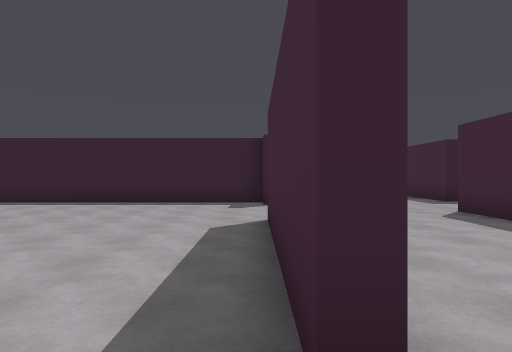
view 1 (above)

24 first-person views from a walk through a 3-D level made in the Unity game engine. The camera is 1.5 m above the floor, looks level and sees 75° across. The floor is counted in squares, 2 m on a side. Each view is taken from the middle of a square. On the plan, view 1 faces up. The plan holds only what a view shows up to about 11 squares ahead; the rest is blank. The place goes on beyond the plan.

view 2
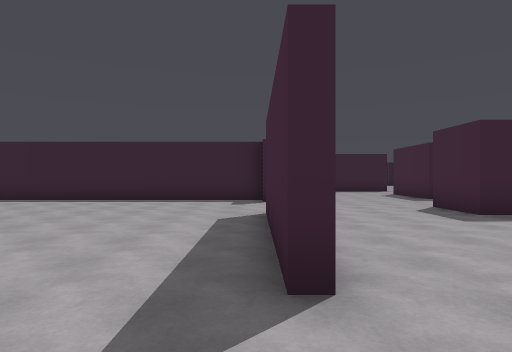

view 3
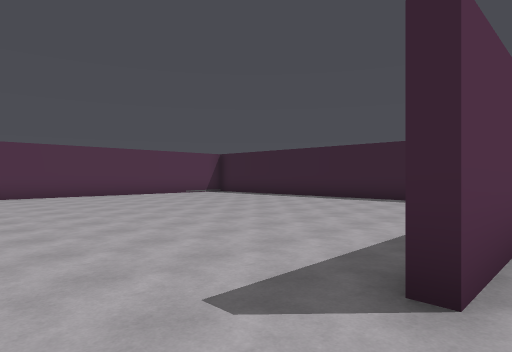

view 4
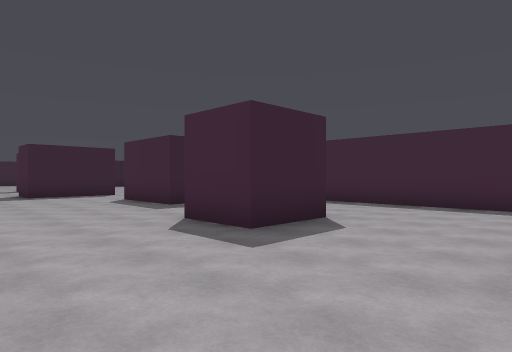

view 5
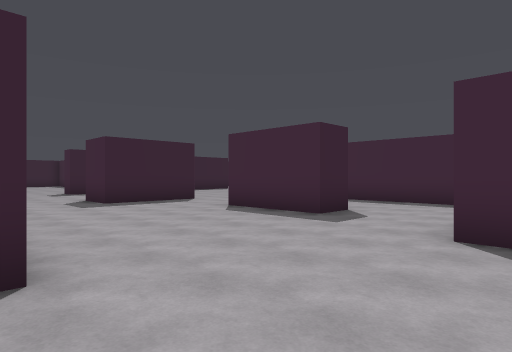

view 6
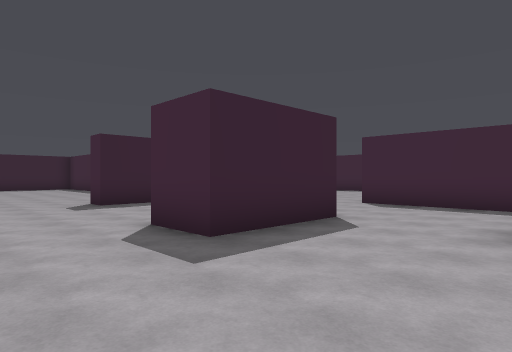

view 7
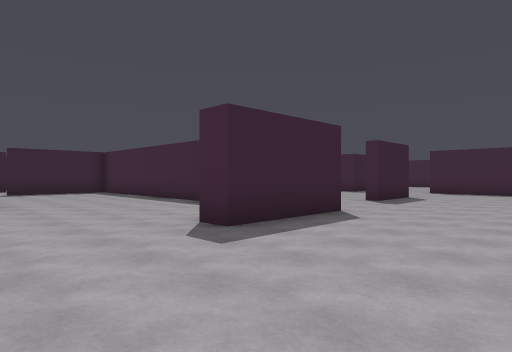

view 8
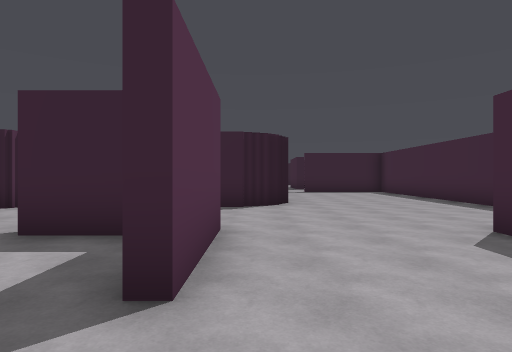

view 9
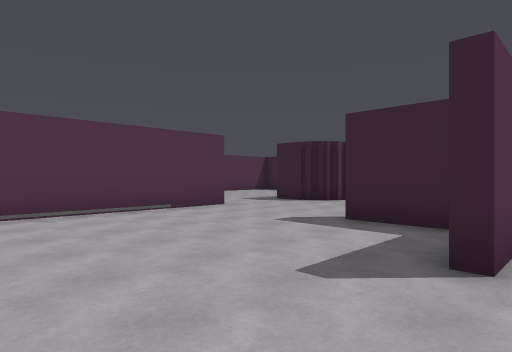

view 10
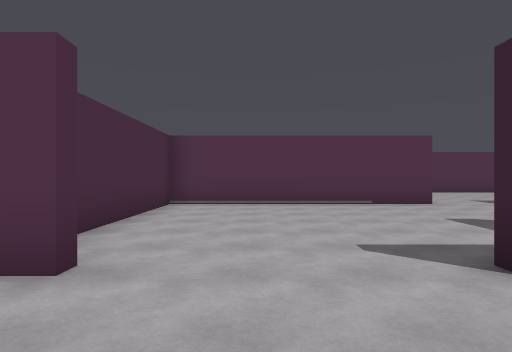

view 11
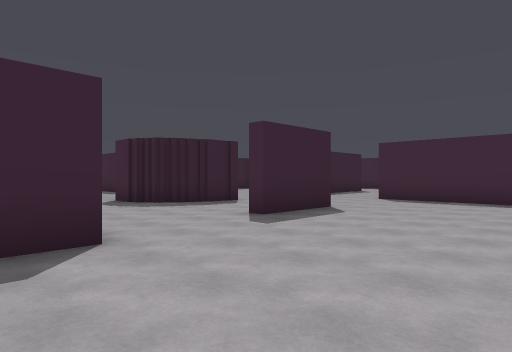

view 12
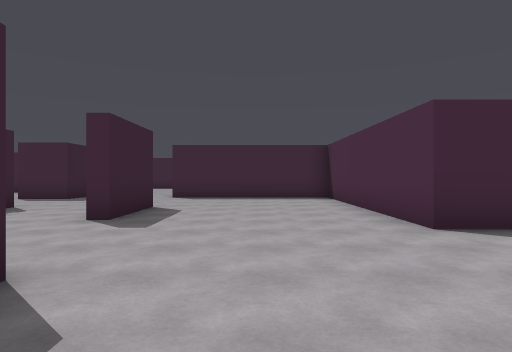

view 13
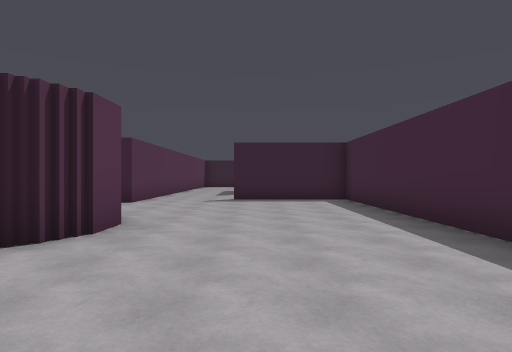

view 14
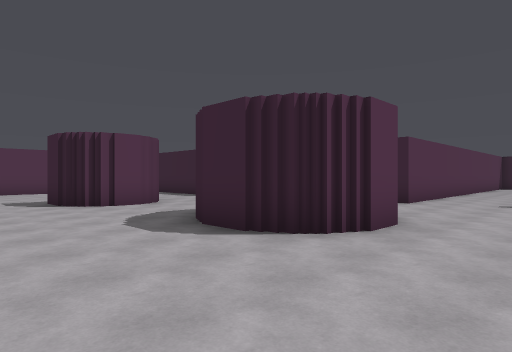

view 15
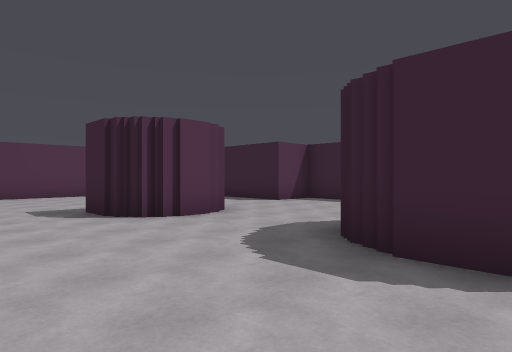

view 16
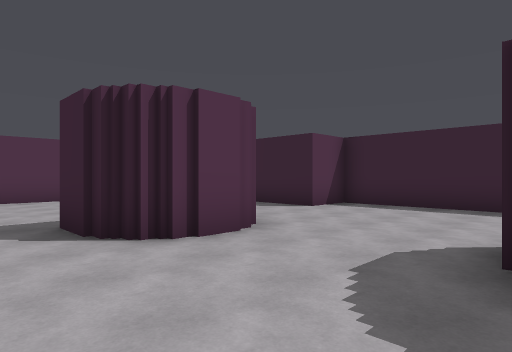

view 17
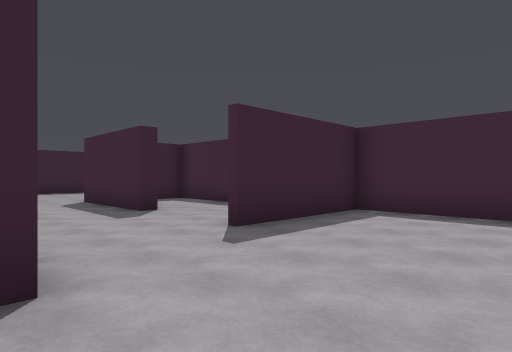

view 18
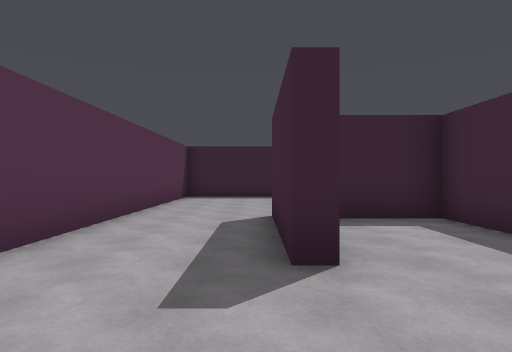

view 19
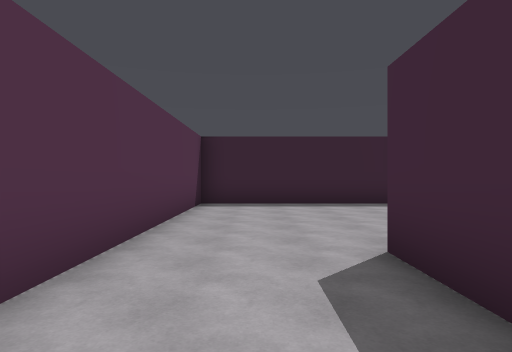

view 20
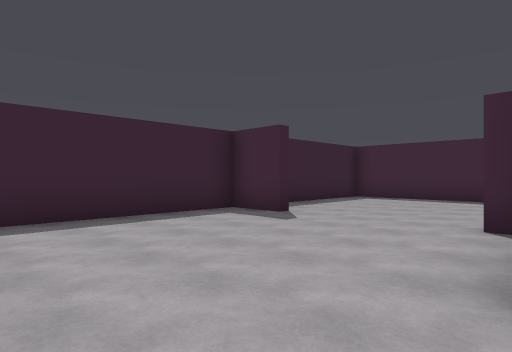

view 21
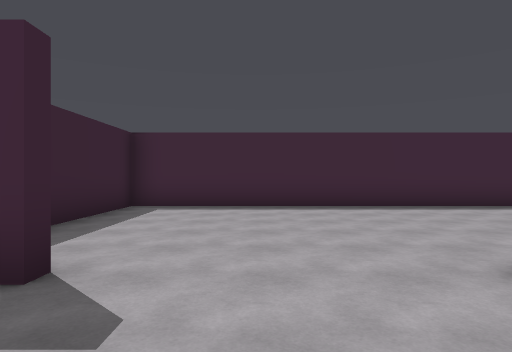

view 22
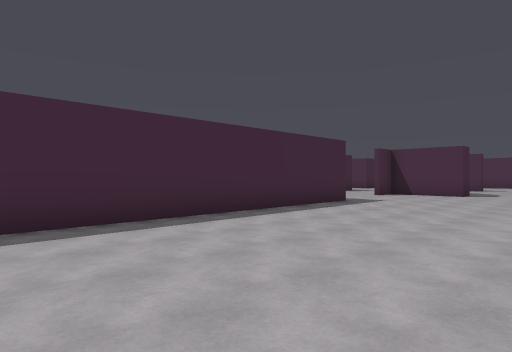

view 23
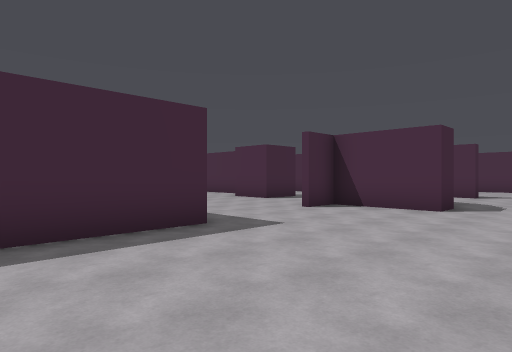

view 24
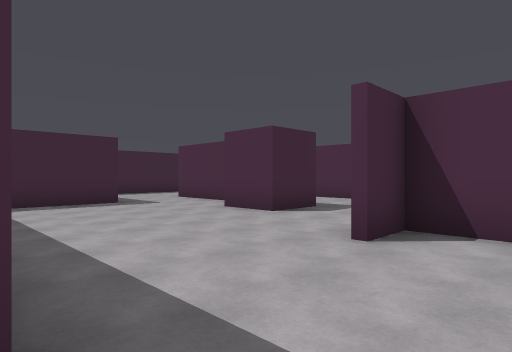

### Floor plan
Key: @ floor where view 1 was taken; # wall or solid block; . floor.
Columns run from 12 left of view 1 to 21 right of it. Each row starts with its distance up from view 1.
 45             ######## #####
 44             #......#.....#
 43             #............#
 42             #............#
 41             #............#
 40             #......#.....#
 39             #...####.....#
 38             #...#..#.....#
 37             #...#..#.....#
 36             #...#.. .....#
 35             #.....  .....#
 34             #....   .....#
 33             #...####.....#
 32       #######......#.....#
 31       #.... .......#.............#
 30     ###....  ......# ............#
 29      ...... .......# ............#
 28       .....   .....# ....#.......#
 27        #...  #.....# ..###........
 26 #.     #...###.....# ..###..##...
 25 #.....##...........# ...##..#  ##
 24 #..................  .........
 23    ...............  ..........
 22      .....###.....  ...###...#
 21       #.....#....###.........#
 20       #.....#................#
 19       #......................#
 18       #......................#
 17       #......................
 16       #.........###...#######
 15       #.....#.........#
 14       #######.........#
 13              .........#
 12              .....#   #
 11              .....#  .#
 10     #########.....#...#
  9     ........#.........#
  8      .................#
  7       ...........#  ..#
  6      ............##...#
  5     ........#.........#
  4    .........#.........#
  3   ..........#.........#
  2 #...........#...
  1 #..............
  0    .........@.
 -1          .....

Where each view was taken, in squares from view 1:
view 1: 0 up, 0 right, facing up
view 2: 1 down, 0 right, facing up
view 3: 1 down, 1 right, facing up-left
view 4: 2 up, 1 right, facing up-right
view 5: 6 up, 0 right, facing up-right
view 6: 12 up, 1 right, facing up-right
view 7: 17 up, 1 right, facing up-right
view 8: 17 up, 1 right, facing up
view 9: 16 up, 1 right, facing up-left
view 10: 17 up, 3 right, facing left
view 11: 17 up, 6 right, facing up-right
view 12: 19 up, 5 right, facing right
view 13: 22 up, 4 right, facing up
view 14: 22 up, 4 right, facing up-left
view 15: 22 up, 1 right, facing up-left
view 16: 23 up, 1 left, facing up-left
view 17: 29 up, 0 right, facing up-right
view 18: 33 up, 3 right, facing up
view 19: 36 up, 2 right, facing up
view 20: 39 up, 1 right, facing up-right
view 21: 42 up, 4 right, facing right
view 22: 41 up, 7 right, facing down-right
view 23: 35 up, 8 right, facing down-right
view 24: 32 up, 11 right, facing down-right
